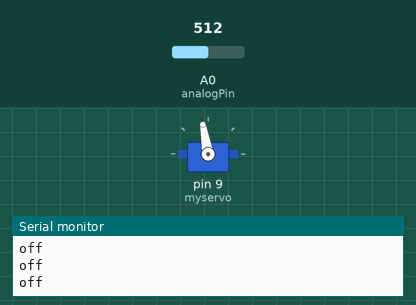
The sketch below on a simulated Arduino Uno, built with avr-gcc and run on an emulated ATmega328P. Parts: servo, the last lines printed to the serial monitor. The inputs (shaded band) are chosen by the test bench; at power-on: A0 (analogPin) = 512.

Above: at 1.2 s.
1.3 s: A0 (analogPin) set to 967
2.8 s: A0 (analogPin) set to 990
At 4.0 s:
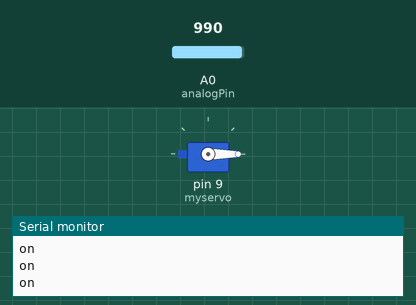
4.3 s: A0 (analogPin) set to 900
At 5.4 s:
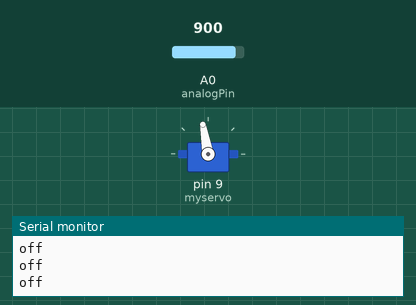
Timing chart, 0 to 7.3 s (numbered marks = the images above; inputs shaded):
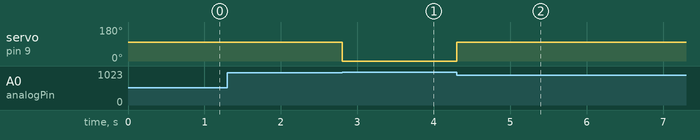

Measured:
- the behaviour switches between 982 and 983 on A0 (analogPin) (found by bisection; images 0 and 1)
- after the input at 2.8 s, servo on pin 9 (myservo): 100° → 0° at once
- after the input at 4.3 s, servo on pin 9 (myservo): 0° → 100° at once

The sketch:

sketch_sep23a.ino
```cpp
#include <Servo.h>
Servo myservo;
int analogPin = 0;

void setup() {
  Serial.begin(9600); // open the serial port at 9600 bps:
   myservo.attach(9);
}

void loop() {
  // put your main code here, to run repeatedly:
  // delay(2000);

  int sensorValue = analogRead(analogPin);

  float voltage= sensorValue * (5.0 / 1023.0);

  if(voltage >= 4.8){
    myservo.write(0);
    Serial.println("on");
  }else{
    myservo.write(100);
    Serial.println("off");
  }
}
```
